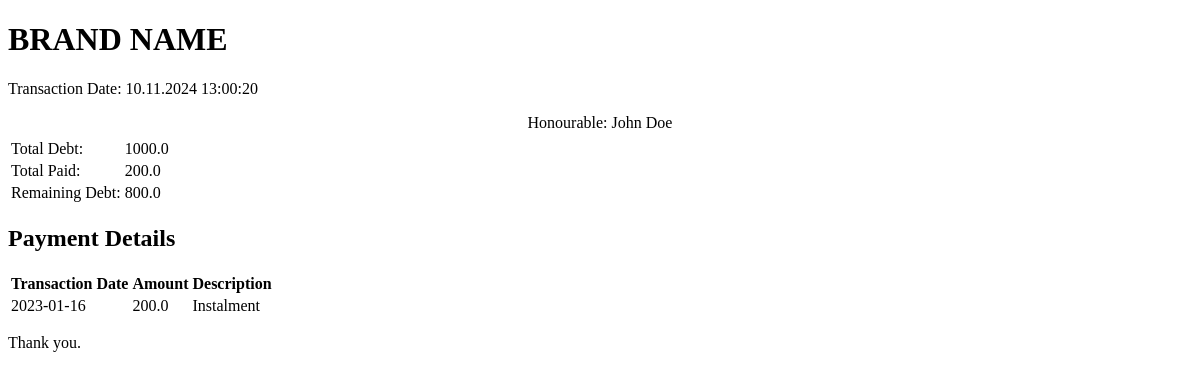
/print_customer/1, run on the app's committed database.
### tables this page shows
CREATE TABLE customers (
            id INTEGER PRIMARY KEY AUTOINCREMENT,
            first_name TEXT NOT NULL,
            last_name TEXT NOT NULL,
            registration_date DATE NOT NULL,
            phone TEXT,
            opening_balance REAL NOT NULL,
            image BLOB,
            UNIQUE(first_name, last_name, registration_date)
        );

CREATE TABLE payments (
            id INTEGER PRIMARY KEY AUTOINCREMENT,
            customer_id INTEGER NOT NULL,
            amount REAL NOT NULL,
            transaction_date_time DATETIME NOT NULL,
            payment_type TEXT,
            description TEXT,
            FOREIGN KEY (customer_id) REFERENCES customers(id)
        );

### app.py (the view)
@app.route('/print_customer/<int:customer_id>')
def print_customer(customer_id):
    conn = get_db_connection()
    customer = conn.execute('SELECT * FROM customers WHERE id = ?', (customer_id,)).fetchone()
    payments = conn.execute('SELECT * FROM payments WHERE customer_id = ?', (customer_id,)).fetchall()
    total_paid = sum(payment['amount'] for payment in payments)
    remaining_debt = customer['opening_balance'] - total_paid
    conn.close()
    return render_template('print.html', customer=customer, payments=payments,
                           total_paid=total_paid, remaining_debt=remaining_debt)

### app.py (called while the page is built)
def get_db_connection():
    conn = sqlite3.connect('debt_book.db')
    conn.row_factory = sqlite3.Row
    return conn

def clean_surname(last_name):
    pattern = r'\((.*?)\)'  # Regex to find text inside parentheses
    match = re.search(pattern, last_name)
    if match:
        return last_name.split('(')[0].strip()  # Get text before parentheses
    else:
        return last_name  # Return as is if no parentheses found

@app.template_filter('clean_surname')
def clean_surname_filter(last_name):
    return clean_surname(last_name)

### templates/print.html (shortened to what this page needs)
<!DOCTYPE html>
<html lang="tr">
<head>
</head>
<body>
    <div class="header">
        <h1>BRAND NAME</h1>
        <p class="bold" id="print-date"></p>
    </div>
    <div class="section">
        <p class="bold" style="text-align: center; margin-bottom: 5px;">Honourable: {{ customer.first_name }} {{ customer.last_name|clean_surname }}</p>
    </div>
    <div class="section">
        <table>
            <tbody class="bold">
                <tr>
                    <td>Total Debt:</td>
                    <td>{{ customer.opening_balance }}</td>
                </tr>
                <tr>
                    <td>Total Paid:</td>
                    <td>{{ total_paid }}</td>
                </tr>
                <tr>
                    <td>Remaining Debt:</td>
                    <td>{{ remaining_debt }}</td>
                </tr>
            </tbody>
        </table>
    </div>
    <div class="section">
        <h2>Payment Details</h2>
        <table>
            <thead>
                <tr>
                    <th>Transaction Date</th>
                    <th>Amount</th>
                    <th>Description</th>
                </tr>
            </thead>
            <tbody>
                {% for payment in payments %}
                <tr>
                    <td>{{ payment.transaction_date_time }}</td>
                    <td>{{ payment.amount }}</td>
                    <td>{{ payment.description }}</td>
                </tr>
                {% endfor %}
            </tbody>
        </table>
    </div>
    <div class="footer">
        <p class="bold">Thank you.</p>
    </div>
</body>
</html>

### data on the page
customers: first_name "John", last_name|clean_surname "Doe", opening_balance "1000.0"
payments: transaction_date_time "2023-01-16", amount "200.0", description "Instalment"

### other printed values
{{ total_paid }} "200.0"
{{ remaining_debt }} "800.0"
